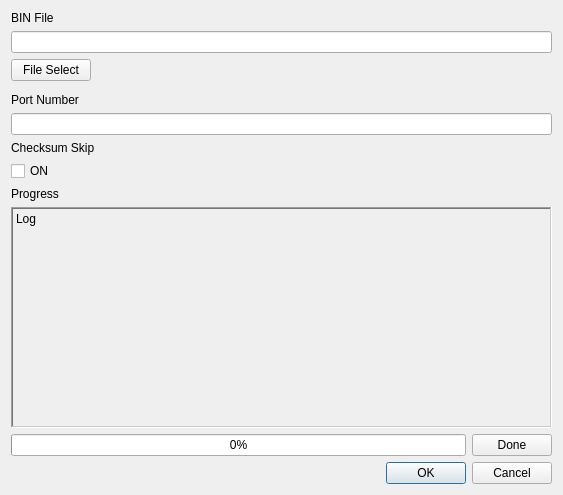
<?xml version="1.0" encoding="UTF-8"?>
<ui version="4.0">
 <class>Form</class>
 <widget class="QWidget" name="Form">
  <property name="geometry">
   <rect>
    <x>0</x>
    <y>0</y>
    <width>563</width>
    <height>495</height>
   </rect>
  </property>
  <property name="windowTitle">
   <string>Form</string>
  </property>
  <layout class="QGridLayout" name="gridLayout">
   <item row="0" column="0">
    <layout class="QVBoxLayout" name="Outter_Layout_2" stretch="0,0,0,0,0,0,0,0,0,0,0,0">
     <property name="sizeConstraint">
      <enum>QLayout::SetDefaultConstraint</enum>
     </property>
     <item>
      <widget class="QLabel" name="lbl_binfile_2">
       <property name="sizePolicy">
        <sizepolicy hsizetype="Fixed" vsizetype="Fixed">
         <horstretch>0</horstretch>
         <verstretch>0</verstretch>
        </sizepolicy>
       </property>
       <property name="text">
        <string>BIN File</string>
       </property>
      </widget>
     </item>
     <item>
      <widget class="QLineEdit" name="edit_bin_file_2"/>
     </item>
     <item>
      <widget class="QPushButton" name="pushButton_2">
       <property name="sizePolicy">
        <sizepolicy hsizetype="Fixed" vsizetype="Fixed">
         <horstretch>0</horstretch>
         <verstretch>0</verstretch>
        </sizepolicy>
       </property>
       <property name="text">
        <string>File Select</string>
       </property>
      </widget>
     </item>
     <item>
      <widget class="QWidget" name="widget" native="true"/>
     </item>
     <item>
      <widget class="QLabel" name="lbl_portnumber_2">
       <property name="sizePolicy">
        <sizepolicy hsizetype="Preferred" vsizetype="Fixed">
         <horstretch>0</horstretch>
         <verstretch>0</verstretch>
        </sizepolicy>
       </property>
       <property name="text">
        <string>Port Number</string>
       </property>
      </widget>
     </item>
     <item>
      <widget class="QLineEdit" name="edit_port_number_2"/>
     </item>
     <item>
      <widget class="QLabel" name="lbl_checksum_2">
       <property name="sizePolicy">
        <sizepolicy hsizetype="Preferred" vsizetype="Fixed">
         <horstretch>0</horstretch>
         <verstretch>0</verstretch>
        </sizepolicy>
       </property>
       <property name="text">
        <string>Checksum Skip</string>
       </property>
      </widget>
     </item>
     <item>
      <widget class="QCheckBox" name="checkBox_2">
       <property name="sizePolicy">
        <sizepolicy hsizetype="Minimum" vsizetype="Fixed">
         <horstretch>0</horstretch>
         <verstretch>0</verstretch>
        </sizepolicy>
       </property>
       <property name="text">
        <string>ON</string>
       </property>
      </widget>
     </item>
     <item>
      <widget class="QLabel" name="label_2">
       <property name="sizePolicy">
        <sizepolicy hsizetype="Preferred" vsizetype="Fixed">
         <horstretch>0</horstretch>
         <verstretch>0</verstretch>
        </sizepolicy>
       </property>
       <property name="text">
        <string>Progress</string>
       </property>
      </widget>
     </item>
     <item>
      <widget class="QLabel" name="lbl_log_2">
       <property name="sizePolicy">
        <sizepolicy hsizetype="Preferred" vsizetype="Expanding">
         <horstretch>0</horstretch>
         <verstretch>0</verstretch>
        </sizepolicy>
       </property>
       <property name="frameShape">
        <enum>QFrame::WinPanel</enum>
       </property>
       <property name="frameShadow">
        <enum>QFrame::Sunken</enum>
       </property>
       <property name="lineWidth">
        <number>0</number>
       </property>
       <property name="text">
        <string>Log</string>
       </property>
       <property name="alignment">
        <set>Qt::AlignLeading|Qt::AlignLeft|Qt::AlignTop</set>
       </property>
      </widget>
     </item>
     <item>
      <layout class="QHBoxLayout" name="horizontalLayout_4">
       <item>
        <widget class="QProgressBar" name="progressBar_2">
         <property name="value">
          <number>0</number>
         </property>
        </widget>
       </item>
       <item>
        <widget class="QPushButton" name="btn_done_2">
         <property name="sizePolicy">
          <sizepolicy hsizetype="Fixed" vsizetype="Fixed">
           <horstretch>0</horstretch>
           <verstretch>0</verstretch>
          </sizepolicy>
         </property>
         <property name="layoutDirection">
          <enum>Qt::LeftToRight</enum>
         </property>
         <property name="text">
          <string>Done</string>
         </property>
         <property name="default">
          <bool>false</bool>
         </property>
         <property name="flat">
          <bool>false</bool>
         </property>
        </widget>
       </item>
      </layout>
     </item>
     <item>
      <layout class="QHBoxLayout" name="horizontalLayout_5">
       <item>
        <spacer name="horizontalSpacer_2">
         <property name="orientation">
          <enum>Qt::Horizontal</enum>
         </property>
         <property name="sizeHint" stdset="0">
          <size>
           <width>40</width>
           <height>20</height>
          </size>
         </property>
        </spacer>
       </item>
       <item>
        <widget class="QDialogButtonBox" name="buttonBox_2">
         <property name="sizePolicy">
          <sizepolicy hsizetype="Fixed" vsizetype="Fixed">
           <horstretch>0</horstretch>
           <verstretch>0</verstretch>
          </sizepolicy>
         </property>
         <property name="standardButtons">
          <set>QDialogButtonBox::Cancel|QDialogButtonBox::Ok</set>
         </property>
         <property name="centerButtons">
          <bool>false</bool>
         </property>
        </widget>
       </item>
      </layout>
     </item>
    </layout>
   </item>
  </layout>
 </widget>
 <resources/>
 <connections/>
</ui>
